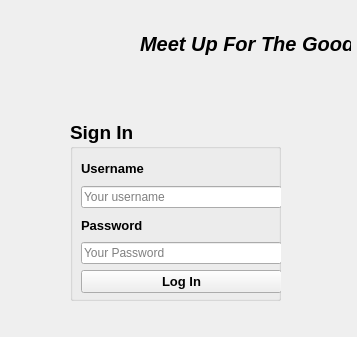
<?xml version="1.0" encoding="UTF-8"?>
<ui version="4.0">
 <class>MainWindow</class>
 <widget class="QMainWindow" name="MainWindow">
  <property name="geometry">
   <rect>
    <x>0</x>
    <y>0</y>
    <width>357</width>
    <height>337</height>
   </rect>
  </property>
  <property name="windowTitle">
   <string>MainWindow</string>
  </property>
  <property name="styleSheet">
   <string notr="true">#centralwidget

{
border-image: url(:/image/images/bg.jpg);
}</string>
  </property>
  <widget class="QWidget" name="centralwidget">
   <widget class="QWidget" name="topPanel" native="true">
    <property name="geometry">
     <rect>
      <x>0</x>
      <y>0</y>
      <width>131</width>
      <height>80</height>
     </rect>
    </property>
    <property name="styleSheet">
     <string notr="true">#topPanel
{
border-image: url(:/images/LOGO.png);
}</string>
    </property>
   </widget>
   <widget class="QGroupBox" name="SignIn_box">
    <property name="geometry">
     <rect>
      <x>70</x>
      <y>120</y>
      <width>211</width>
      <height>181</height>
     </rect>
    </property>
    <property name="font">
     <font>
      <pointsize>14</pointsize>
      <bold>true</bold>
     </font>
    </property>
    <property name="styleSheet">
     <string notr="true">#registrationbox
{
border: 1.5px solid white;
border-radius: 3px;

}</string>
    </property>
    <property name="title">
     <string>Sign In</string>
    </property>
    <widget class="QWidget" name="layoutWidget">
     <property name="geometry">
      <rect>
       <x>11</x>
       <y>37</y>
       <width>201</width>
       <height>136</height>
      </rect>
     </property>
     <layout class="QVBoxLayout" name="verticalLayout_5">
      <item>
       <layout class="QVBoxLayout" name="verticalLayout">
        <item>
         <widget class="QLabel" name="username">
          <property name="font">
           <font>
            <pointsize>10</pointsize>
            <bold>true</bold>
           </font>
          </property>
          <property name="text">
           <string>Username</string>
          </property>
         </widget>
        </item>
        <item>
         <widget class="QLineEdit" name="username_label">
          <property name="placeholderText">
           <string>Your username</string>
          </property>
         </widget>
        </item>
       </layout>
      </item>
      <item>
       <layout class="QVBoxLayout" name="verticalLayout_2">
        <item>
         <widget class="QLabel" name="Password">
          <property name="font">
           <font>
            <pointsize>10</pointsize>
            <bold>true</bold>
           </font>
          </property>
          <property name="text">
           <string>Password</string>
          </property>
         </widget>
        </item>
        <item>
         <widget class="QLineEdit" name="mail">
          <property name="echoMode">
           <enum>QLineEdit::PasswordEchoOnEdit</enum>
          </property>
          <property name="placeholderText">
           <string>Your Password</string>
          </property>
         </widget>
        </item>
       </layout>
      </item>
      <item>
       <widget class="QPushButton" name="login_bt">
        <property name="font">
         <font>
          <pointsize>10</pointsize>
          <bold>true</bold>
         </font>
        </property>
        <property name="styleSheet">
         <string notr="true">#register_btn
{
border-radius: 2px;
background:rgb(111, 205, 255);
}
#register_btn:hover
{
background:rgb(128, 156, 255)
}</string>
        </property>
        <property name="text">
         <string>Log In</string>
        </property>
       </widget>
      </item>
     </layout>
    </widget>
   </widget>
   <widget class="QWidget" name="widget" native="true">
    <property name="geometry">
     <rect>
      <x>310</x>
      <y>210</y>
      <width>228</width>
      <height>45</height>
     </rect>
    </property>
   </widget>
   <widget class="QLabel" name="header">
    <property name="geometry">
     <rect>
      <x>140</x>
      <y>30</y>
      <width>211</width>
      <height>27</height>
     </rect>
    </property>
    <property name="font">
     <font>
      <pointsize>15</pointsize>
      <italic>true</italic>
      <bold>true</bold>
     </font>
    </property>
    <property name="text">
     <string>Meet Up For The Good</string>
    </property>
   </widget>
  </widget>
 </widget>
 <resources/>
 <connections/>
</ui>
